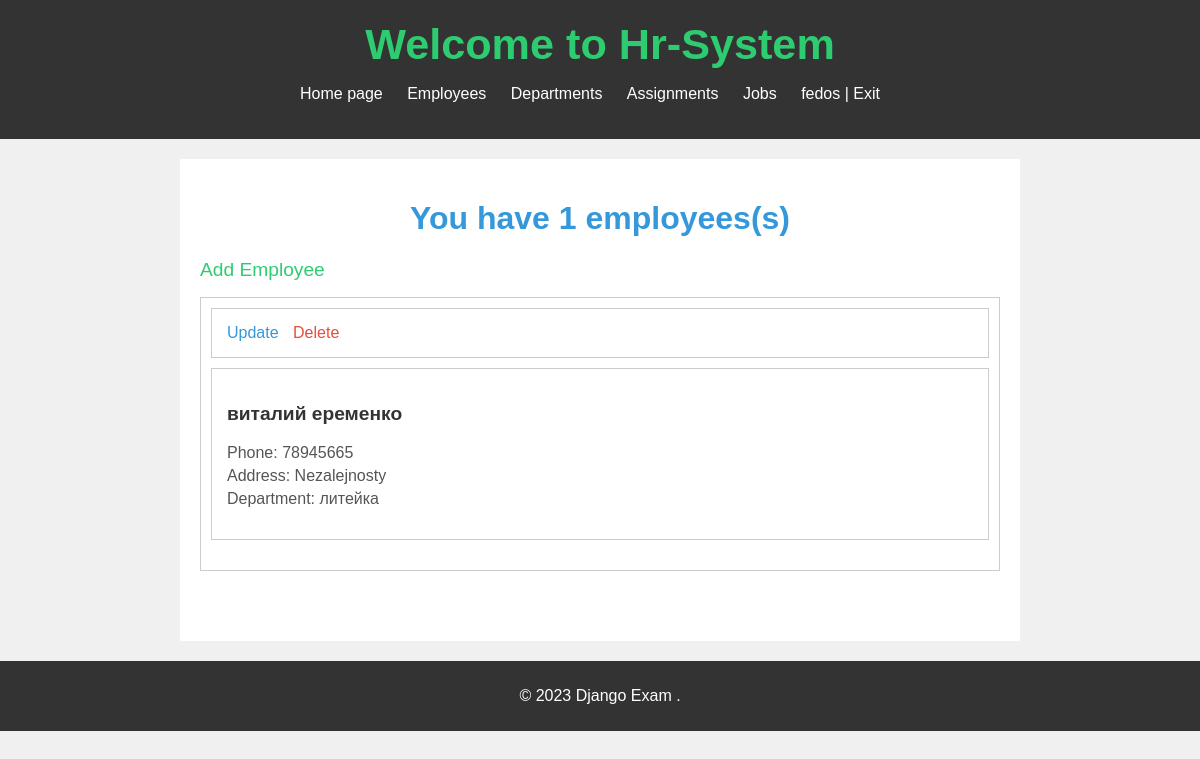
The app's page /employees/ (signed in) with its own data.
### hr_system/models.py (models this page shows, shortened)
class Employee(models.Model):
    first_name = models.CharField(max_length=100)
    last_name = models.CharField(max_length=100)
    phone = models.CharField(max_length=50, unique=True)
    address = models.CharField(max_length=50)
    department = models.ForeignKey(Department, on_delete=models.SET_NULL, null=True)
    compensation = models.ManyToManyField(Compensation)
    salary = models.DecimalField(max_digits=15, decimal_places=2, null=True)
    user = models.ForeignKey(User, on_delete=models.CASCADE, null=True, blank=True)
    class Meta:
        ordering = [F('first_name').desc(nulls_last=True)]

class Department(models.Model):
    name = models.CharField(max_length=255, unique=True)
    description = models.TextField(null=True, blank=True)
    user = models.ForeignKey(User, on_delete=models.CASCADE, null=True, blank=True)
    def __str__(self):
        return f'{self.name}'

### hr_system/views.py (the view)
# urls.py: path('employees/', EmployeeMain.as_view(), name='employee_list'),
class EmployeeMain(ListView):
    model = Employee
    paginate_by = 4
    template_name = 'employees/employees.html'
    context_object_name = 'employees'
    extra_context = {'title': 'Employees'}
    def get_queryset(self):
        if self.request.user.is_authenticated:
            return Employee.objects.filter(user=self.request.user)
        else:
            return Employee.objects.all()

### templates/employees/employees.html
{% extends 'base.html' %}
{% block content %}
    {% if request.user.is_authenticated %}
    <h1 style="color: #3498db; text-align: center;" >You have {{ employees.count }} employees(s)</h1>
<ul style="list-style-type: none; padding: 0;">
    <li style="margin-bottom: 10px;"><a href="{% url 'add_employee' %}" style="text-decoration: none; color: #2ecc71; font-size: 1.2em;">Add Employee</a></li>
</ul>
    <section>
        {% for employee in employees %}
    <div style="border: 1px solid #ccc; margin-bottom: 10px; padding: 10px;">
        <div style="margin-bottom: 10px;">
            <a href="{% url 'employee_update' pk=employee.id %}" style="text-decoration: none; color: #3498db; margin-right: 10px;">Update</a>
            <a href="{% url 'employee_delete' pk=employee.id %}" style="text-decoration: none; color: #e74c3c;">Delete</a>
        </div>
        <div style="margin-top: 10px;">
            <p style="font-weight: bold; font-size: 1.2em;">{{ employee.first_name }} {{ employee.last_name }}</p>
            <ul style="list-style-type: none; padding: 0;">
                <li style="margin-bottom: 5px;">Phone: {{ employee.phone }}</li>
                <li style="margin-bottom: 5px;">Address: {{ employee.address }}</li>
                <li style="margin-bottom: 5px;">Department: {{ employee.department }}</li>
            </ul>
        </div>
    </div>
{% endfor %}
    {% else %}<h1 style="color: #3498db; text-align: center;" ><a href="{% url 'registration' %}" style="text-decoration: none; color: #2ecc71; font-size: 1.2em;">You must registrate</a></h1>{% endif %}
    </section>
{% endblock %}

### templates/base.html (shortened to what this page needs)
{% load static %}
<!DOCTYPE html>
<html lang="english">
<head>
    <link rel="stylesheet" href="{% static 'css/base.css' %}"/>
</head>
<body>
    <header>
        <h1 style="color: #3498db; text-align: center;" ><a href="{% url 'homepage' %}" style="text-decoration: none; color: #2ecc71; font-size: 1.2em;">Welcome to Hr-System</a></h1>
        <nav>
            <ul>
            {% if request.user.is_authenticated %}
                <li><a href="{% url 'homepage' %}">Home page</a></li>
                <li><a href="{% url 'employee_list' %}">Employees</a></li>
                <li><a href="{% url 'departments' %}">Departments</a></li>
                <li><a href="{% url 'assignments' %}">Assignments</a></li>
                <li><a href="{% url 'jobs' %}">Jobs</a></li>
                <li class="last">{{ user.username }} | <a href="{% url 'logout' %}">Exit</a></li>
                {% else %}
                <li><a href="{% url 'login' %}">Login</a></li>
                <li><a href="{% url 'registration' %}">Registration</a></li>
                {% endif %}
            </ul>
        </nav>
    </header>
    <main>
    {% block content %}
        {% endblock %}
    <nav class="list-pages">
    <ul>
        {% for p in paginator.page_range %}
        <li class="page-num">
            <a href="?page={{ p }}">{{ p }}</a>
        </li>
        {% endfor %}
    </ul>
</nav>
    </main>
    <footer>
        <p>&copy; 2023 Django Exam .</p>
    </footer>
</body>
</html>

### static/css/base.css (style rules this page uses)
body { font-family: Arial, sans-serif; background-color: #f0f0f0; margin: 0; padding: 0; }
header { background-color: #333; color: #fff; text-align: center; padding: 20px 0; }
header h1 { font-size: 36px; margin: 0; }
nav ul { list-style: none; padding: 0; text-align: center; }
nav ul li { display: inline; margin-right: 20px; }
nav ul li a { text-decoration: none; color: #fff; }
main { max-width: 800px; margin: 20px auto; background-color: #fff; padding: 20px; }
section { margin: 0 auto; max-width: 800px; }
section div { border: 1px solid #ccc; margin-bottom: 20px; padding: 15px; background-color: #fff; }
section div a { text-decoration: none; margin-right: 10px; }
section div p { font-weight: bold; font-size: 1.2em; color: #333; }
section div ul { list-style-type: none; padding: 0; }
section div li { margin-bottom: 5px; color: #555; }
footer { background-color: #333; color: #fff; text-align: center; padding: 10px 0; }

### records on screen
Employee: first_name "виталий", last_name "еременко", phone "78945665", address "Nezalejnosty", department "литейка"

### other values on screen
{{ user.username }} "fedos"
{{ employees.count }} "1"
